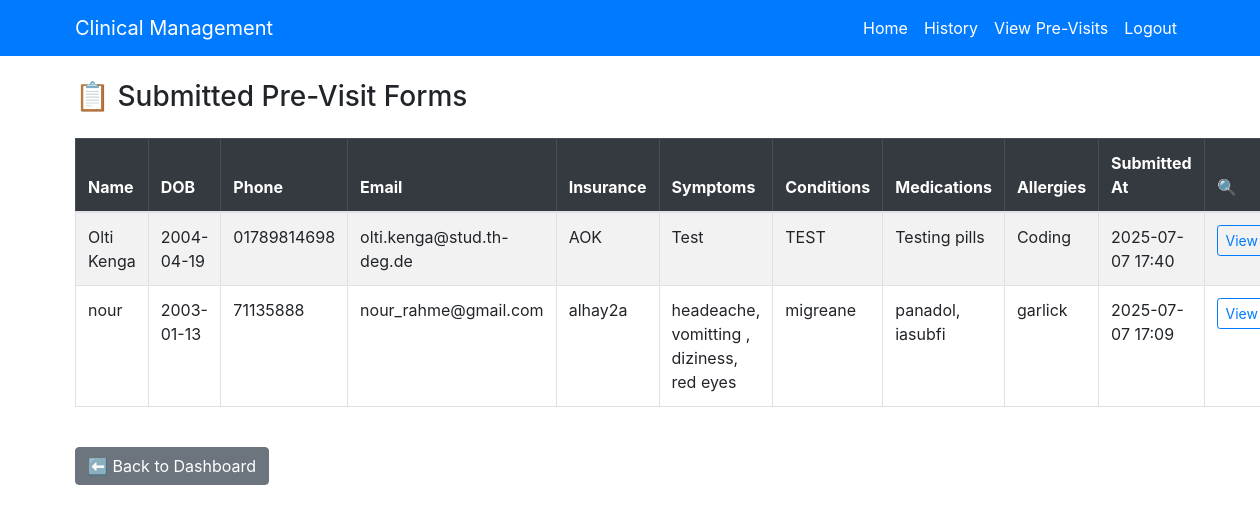
Page /view-previsit (signed in) on the committed database.
### app/models.py (models this page shows)
class PreVisitForm(db.Model):
    id = db.Column(db.Integer, primary_key=True)
    patient_name = db.Column(db.String(100), nullable=False)
    date_of_birth = db.Column(db.String(20), nullable=False)
    address = db.Column(db.String(200))
    phone = db.Column(db.String(20))
    email = db.Column(db.String(100))
    insurance_provider = db.Column(db.String(100))
    insurance_number = db.Column(db.String(100))
    symptoms = db.Column(db.Text)
    existing_conditions = db.Column(db.Text)
    medications = db.Column(db.Text)
    allergies = db.Column(db.Text)
    timestamp = db.Column(db.DateTime, default=datetime.utcnow)
    user_id = db.Column(db.Integer, db.ForeignKey('user.id'), nullable=False)
    user = db.relationship('User', backref='previsit_forms')  # optional but useful

### app/routes.py (the view)
@main.route('/view-previsit')
@login_required
def view_previsit():
    if current_user.role != 'doctor':
        flash('Access denied.', 'danger')
        return redirect(url_for('main.index'))
    forms = PreVisitForm.query.order_by(PreVisitForm.timestamp.desc()).all()
    return render_template('view_previsit.html', forms=forms)

### app/templates/view_previsit.html (shortened to what this page needs)
{% extends "base.html" %}
{% block content %}
<h3 class="mb-4">📋 Submitted Pre-Visit Forms</h3>
{% if forms %}
    <table class="table table-striped table-bordered align-middle">
        <thead class="table-dark">
            <tr>
                <th>Name</th>
                <th>DOB</th>
                <th>Phone</th>
                <th>Email</th>
                <th>Insurance</th>
                <th>Symptoms</th>
                <th>Conditions</th>
                <th>Medications</th>
                <th>Allergies</th>
                <th>Submitted At</th>
                <th>🔍</th>
            </tr>
        </thead>
        <tbody>
            {% for form in forms %}
                <tr>
                    <td>{{ form.patient_name }}</td>
                    <td>{{ form.date_of_birth }}</td>
                    <td>{{ form.phone }}</td>
                    <td>{{ form.email }}</td>
                    <td>{{ form.insurance_provider }}</td>
                    <td>{{ form.symptoms }}</td>
                    <td>{{ form.existing_conditions }}</td>
                    <td>{{ form.medications }}</td>
                    <td>{{ form.allergies }}</td>
                    <td>{{ form.timestamp.strftime('%Y-%m-%d %H:%M') }}</td>
                    <td>
                        <a href="{{ url_for('main.view_single_previsit', id=form.id) }}" class="btn btn-sm btn-outline-primary">
                            View
                        </a>
                    </td>
                </tr>
            {% endfor %}
        </tbody>
    </table>
{% else %}
    <div class="alert alert-warning">No submissions found yet.</div>
{% endif %}
<a href="{{ url_for('main.index') }}" class="btn btn-secondary mt-4">⬅️ Back to Dashboard</a>
{% endblock %}

### rows in the picture
PreVisitForm: patient_name "Olti Kenga", date_of_birth "2004-04-19", phone "01789814698", email "olti.kenga@stud.th-deg.de", insurance_provider "AOK", symptoms "Test", existing_conditions "TEST", medications "Testing pills", allergies "Coding", timestamp "2025-07-07 17:40"
PreVisitForm: patient_name "nour", date_of_birth "2003-01-13", phone "71135888", email "nour_rahme@gmail.com", insurance_provider "alhay2a", symptoms "headeache, vomitting , diziness, red eyes", existing_conditions "migreane", medications "panadol, iasubfi", allergies "garlick", timestamp "2025-07-07 17:09"
